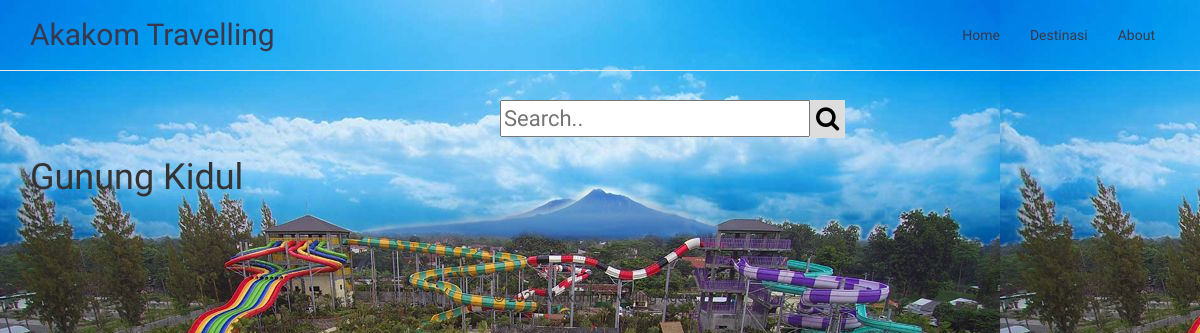
Before: /more_destinasi.php?lokasi_destinasi=Gunung Kidul with the older database file.
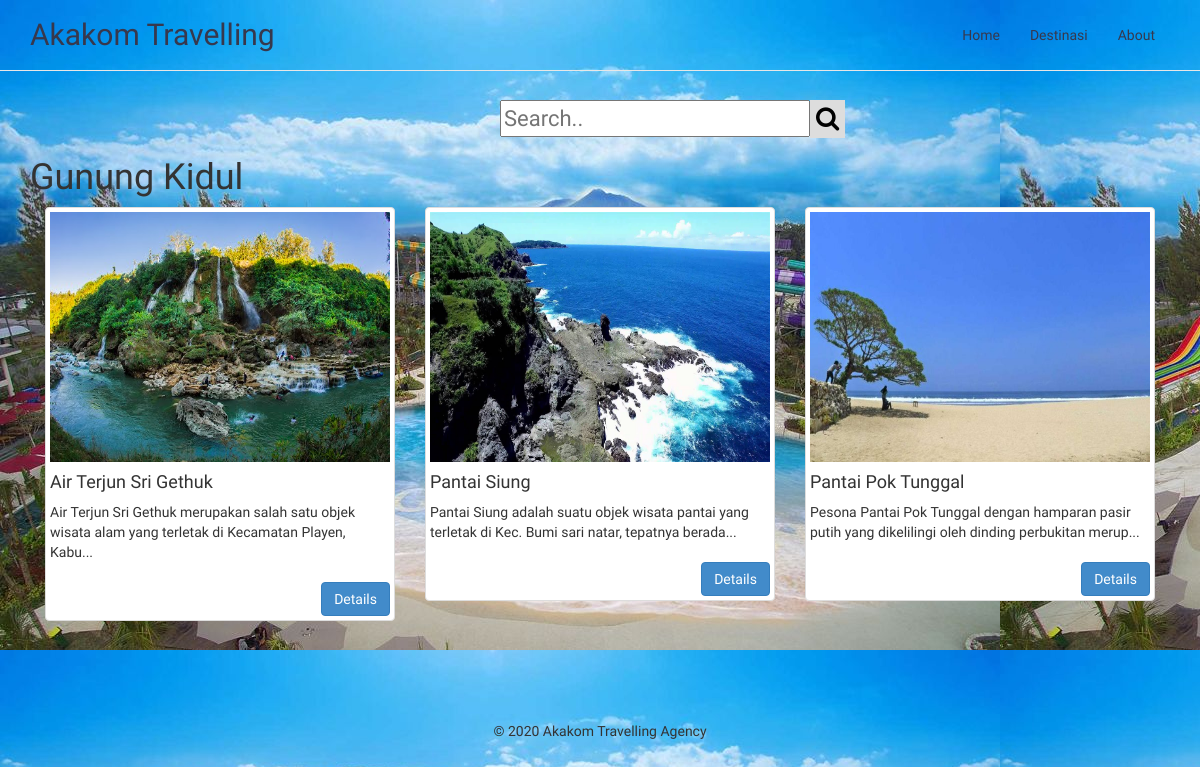
After: the same page with the newer database file.
### tables this page shows
CREATE TABLE `destinasi` (
  `id_destinasi` int(11) NOT NULL,
  `nama_destinasi` varchar(100) NOT NULL,
  `lokasi_destinasi` varchar(12) NOT NULL,
  `alamat_destinasi` varchar(100) NOT NULL,
  `image_destinasi` varchar(50) NOT NULL,
  `description` varchar(1000) NOT NULL
);

### more_destinasi.php (the view, shortened to what this page needs)
<!DOCTYPE html>
<html>
  <head>
    <link href="css/bootstrap.css" rel="stylesheet">
    <link href="css/bootshape.css" rel="stylesheet">
    <link rel="stylesheet" href="https://cdnjs.cloudflare.com/ajax/libs/font-awesome/4.7.0/css/font-awesome.min.css">
  </head>
  <body>
    <div class="jumbotron">
    </div>
    <div class="search">
    <form name="form-Booking" action="#" method="post">
      <input type="text" placeholder="Search.." name="search">
      <button type="submit" name="cari"><i class="fa fa-search"></i></button>
    </form>
    </div>
    <div class="container thumbs">
    <?php
      include "koneksi.php";
     if(isset($_POST['cari'])){
      $nama = $_POST['search'];
      $query = mysqli_query($kon, "SELECT * FROM destinasi WHERE nama_destinasi LIKE '%".$nama."%' ORDER BY id_destinasi");
      while ($row = mysqli_fetch_assoc($query)) {
        echo "
            <div class='col-sm-6 col-md-4'>
              <div class='thumbnail'>
                <img src='pict/".$row['image_destinasi']."' alt='' class='img-responsive'>
                <div class='caption'>
                  <h4>".$row['nama_destinasi']."</h4>
                  <p>".(str_word_count($row['description'])> 10 ? substr($row['description'],0,100)."..." : $row['description'])."</p>
                  <div class='btn-toolbar text-center'>
                    <a href='detail_destinasi.php?id_destinasi=".$row['id_destinasi']."' role='button' class='btn btn-primary pull-right'>Details</a>
                  </div>
                </div>
              </div>
            </div>
            ";
      }
     }else{
      $lokasi = $_GET['lokasi_destinasi'];
      echo "<h1>".$lokasi."</h1>";
      $query = mysqli_query($kon, "SELECT * FROM destinasi WHERE lokasi_destinasi='$lokasi' ORDER BY id_destinasi");
      while ($row = mysqli_fetch_assoc($query)) {
        echo "
            <div class='col-sm-6 col-md-4'>
              <div class='thumbnail'>
                <img src='pict/".$row['image_destinasi']."' alt='' class='img-responsive'>
                <div class='caption'>
                  <h4>".$row['nama_destinasi']."</h4>
                  <p>".(str_word_count($row['description'])> 10 ? substr($row['description'],0,100)."..." : $row['description'])."</p>
                  <div class='btn-toolbar text-center'>
                    <a href='detail_destinasi.php?id_destinasi=".$row['id_destinasi']."' role='button' class='btn btn-primary pull-right'>Details</a>
                  </div>
                </div>
              </div>
            </div>
            ";
      }
     }
  ?>
</div>
  </body>
</html>

Changed rows visible on the page:
added destinasi: image_destinasi (picture), nama_destinasi "Air Terjun Sri Gethuk", description "Air Terjun Sri Gethuk merupakan salah satu objek wisata alam yang terletak di Kecamatan Playen, Kabu"
added destinasi: image_destinasi (picture), nama_destinasi "Pantai Siung", description "Pantai Siung adalah suatu objek wisata pantai yang terletak di Kec. Bumi sari natar, tepatnya berada"
added destinasi: image_destinasi (picture), nama_destinasi "Pantai Pok Tunggal", description "Pesona Pantai Pok Tunggal dengan hamparan pasir putih yang dikelilingi oleh dinding perbukitan merup"
